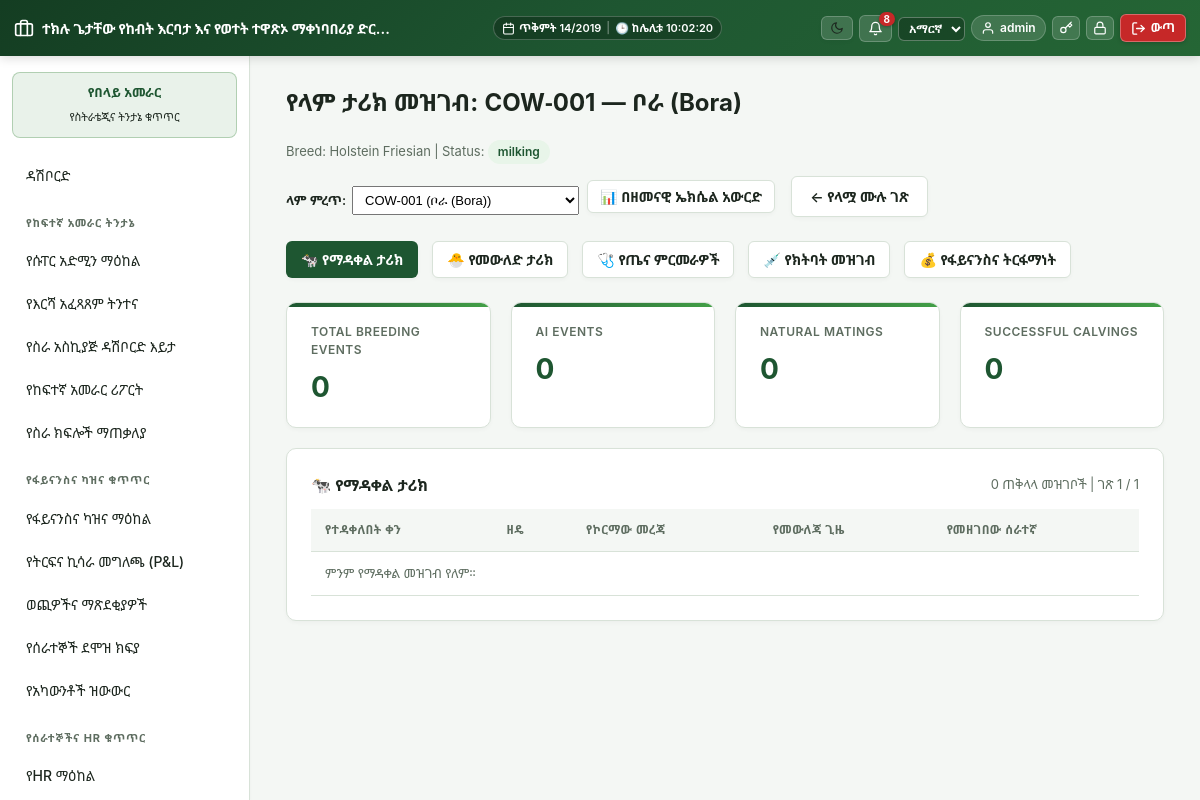
/modules/dairy/cow_history.php (signed in), run on the app's committed database.
### tables this page shows
CREATE TABLE `dairy_cows` (
  `id` int(11) NOT NULL,
  `tag_number` varchar(50) NOT NULL,
  `name` varchar(100) DEFAULT NULL,
  `photo_path` varchar(255) DEFAULT NULL,
  `sex` enum('female','male') NOT NULL,
  `date_of_birth` date DEFAULT NULL,
  `breed` varchar(100) DEFAULT NULL,
  `dam_id` int(11) DEFAULT NULL,
  `sire_id` int(11) DEFAULT NULL,
  `cow_group_id` int(11) DEFAULT NULL,
  `lifecycle_status` enum('registered','calf','heifer','milking','dry','pregnant','sold','deceased') NOT NULL DEFAULT 'registered',
  `is_sick` tinyint(1) NOT NULL DEFAULT 0,
  `acquired_date` date DEFAULT NULL,
  `purchase_price` decimal(12,2) NOT NULL DEFAULT 0.00,
  `source` enum('born_on_farm','purchased') DEFAULT NULL,
  `created_at` datetime DEFAULT current_timestamp(),
  `updated_at` datetime DEFAULT current_timestamp() ON UPDATE current_timestamp()
);

### includes/auth.php (called while the page is built, shortened)
<?php
require_once __DIR__ . '/../config/db.php';
require_once __DIR__ . '/functions.php';
function current_user(): ?array
{
    return $_SESSION['user'] ?? null;
}

### includes/functions.php (called while the page is built, shortened)
<?php
require_once __DIR__ . '/../config/db.php';
function h(?string $s): string { return htmlspecialchars($s ?? '', ENT_QUOTES, 'UTF-8'); }
function current_locale(): string
{
    $user = current_user();
    $locale = $user['locale'] ?? ($_SESSION['guest_locale'] ?? 'en');
    return array_key_exists($locale, SUPPORTED_LOCALES) ? $locale : 'en';
}
function t(string $key, ?string $fallback = null): string
{
    static $cache = [];
    $locale = current_locale();
    if (!isset($cache[$locale])) {
        $path = __DIR__ . "/lang/{$locale}.php";
        $cache[$locale] = file_exists($path) ? require $path : [];
    }
    if (!isset($cache['en'])) {
        $pathEn = __DIR__ . '/lang/en.php';
        $cache['en'] = file_exists($pathEn) ? require $pathEn : [];
    }
    return $cache[$locale][$key] ?? $cache['en'][$key] ?? $fallback ?? $key;
}

### config/db.php (called while the page is built, shortened)
<?php
function db(): PDO
{
    static $pdo = null;
    if ($pdo === null) {
        try {
            $pdo = new PDO(
                "mysql:host=" . DB_HOST . ";dbname=" . DB_NAME . ";charset=utf8mb4",
                DB_USER,
                DB_PASS,
                [
                    PDO::ATTR_ERRMODE => PDO::ERRMODE_EXCEPTION,
                    PDO::ATTR_DEFAULT_FETCH_MODE => PDO::FETCH_ASSOC,
                ]
            );
        } catch (PDOException $e) {
            die('Database connection failed: ' . htmlspecialchars($e->getMessage()) .
                '<br>Check config/db.php — is MySQL running in XAMPP, and does the "aleltu_eifms" database exist?');
        }
    }
    return $pdo;
}

### modules/dairy/cow_history.php (the view, shortened to what this page needs)
<?php
require_once __DIR__ . '/../../includes/functions.php';
require_once __DIR__ . '/../../includes/auth.php';
$cowId = (int) ($_GET['id'] ?? 0);
$tab   = $_GET['tab'] ?? 'breeding';
$page  = max(1, (int) ($_GET['page'] ?? 1));
$perPage = 30;
if ($cowId <= 0) {
    $firstCow = db()->query("SELECT id FROM dairy_cows ORDER BY id ASC LIMIT 1")->fetch();
    if ($firstCow) {
        $cowId = (int) $firstCow['id'];
    }
}
if ($cowId > 0) {
    $cow = db()->query("SELECT * FROM dairy_cows WHERE id = {$cowId}")->fetch();
}
$allCows = db()->query("SELECT id, tag_number, name FROM dairy_cows ORDER BY tag_number ASC")->fetchAll();
require_once __DIR__ . '/../../includes/header.php';
$totalRows = 0;
$rows      = [];
$summaries = [];
switch ($tab) {
    case 'breeding':
        $totalRows = (int) db()->query("SELECT COUNT(*) FROM dairy_breeding_records WHERE cow_id = {$cowId}")->fetchColumn();
        $stmt = db()->prepare("SELECT b.*, u.name AS worker_name FROM dairy_breeding_records b JOIN users u ON u.id = b.recorded_by WHERE b.cow_id = ? ORDER BY b.breeding_date DESC LIMIT {$perPage} OFFSET {$offset}");
        $stmt->execute([$cowId]); $rows = $stmt->fetchAll();
        $summaries = [
            'Total Breeding Events' => $totalRows,
            'AI Events'             => (int) db()->query("SELECT COUNT(*) FROM dairy_breeding_records WHERE cow_id = {$cowId} AND method = 'artificial_insemination'")->fetchColumn(),
            'Natural Matings'       => (int) db()->query("SELECT COUNT(*) FROM dairy_breeding_records WHERE cow_id = {$cowId} AND method = 'natural_bull'")->fetchColumn(),
            'Successful Calvings'   => (int) db()->query("SELECT COUNT(*) FROM dairy_calving_records WHERE dam_id = {$cowId} AND outcome IN ('single_live','twins_live')")->fetchColumn(),
        ];
        break;
}
$totalPages = max(1, (int) ceil($totalRows / $perPage));
$tabs = [
    'breeding'    => current_locale() === 'am' ? '🐄 የማዳቀል ታሪክ' : '🐄 Breeding History',
    'calving'     => current_locale() === 'am' ? '🐣 የመውለድ ታሪክ' : '🐣 Calving History',
    'health'      => current_locale() === 'am' ? '🩺 የጤና ምርመራዎች' : '🩺 Health Records',
    'vaccination' => current_locale() === 'am' ? '💉 የክትባት መዝገብ' : '💉 Vaccinations',
    'finances'    => current_locale() === 'am' ? '💰 የፋይናንስና ትርፋማነት' : '💰 Financial P&L',
];
?>
<div style="display:flex;justify-content:space-between;align-items:center;margin-bottom:16px;flex-wrap:wrap;gap:12px">
    <div>
        <h2 class="mt-0"><?= current_locale() === 'am' ? 'የላም ታሪክ መዝገብ' : 'Cow History' ?>: <?= h($cow['tag_number']) ?> <?= $cow['name'] ? '— ' . h($cow['name']) : '' ?></h2>
        <p class="text-muted" style="margin:0"><?= h(t('cow.breed', 'Breed')) ?>: <?= h($cow['breed'] ?: '—') ?> | <?= h(t('cow.status', 'Status')) ?>: <span class="badge"><?= h($cow['lifecycle_status']) ?></span></p>
    </div>
    <div style="display:flex;gap:8px;align-items:center">
        <form method="get" style="display:flex;align-items:center;gap:6px">
            <label style="margin:0;font-size:13px;font-weight:600"><?= current_locale() === 'am' ? 'ላም ምረጥ:' : 'Select Cow:' ?></label>
            <select name="id" onchange="this.form.submit()" style="padding:5px 8px;font-size:13px">
                <?php foreach ($allCows as $c): ?>
                    <option value="<?= (int)$c['id'] ?>" <?= (int)$c['id'] === $cowId ? 'selected' : '' ?>>
                        <?= h($c['tag_number']) ?> <?= $c['name'] ? '('.h($c['name']).')' : '' ?>
                    </option>
                <?php endforeach; ?>
            </select>
        </form>
        <a href="?id=<?= $cowId ?>&tab=<?= h($tab) ?>&export=excel" class="btn secondary" style="padding:5px 12px">📊 <?= current_locale() === 'am' ? 'በዘመናዊ ኤክሴል አውርድ' : 'Export Excel' ?></a>
        <a href="<?= BASE_URL ?>/modules/dairy/cow_view.php?id=<?= $cowId ?>" class="btn secondary">&larr; <?= current_locale() === 'am' ? 'የላሟ ሙሉ ገጽ' : 'Cow Profile' ?></a>
    </div>
</div>
<div style="display:flex;gap:6px;margin-bottom:16px;flex-wrap:wrap">
    <?php foreach ($tabs as $key => $label): ?>
        <a href="?id=<?= $cowId ?>&tab=<?= $key ?>&page=1"
           class="btn <?= $tab === $key ? '' : 'secondary' ?>"
           style="padding:7px 14px">
            <?= $label ?>
        </a>
    <?php endforeach; ?>
</div>
<?php if (!empty($summaries)): ?>
<div class="kpi-row" style="margin-bottom:20px">
    <?php foreach ($summaries as $label => $val): ?>
        <div class="kpi">
            <div class="label"><?= h($label) ?></div>
            <div class="value"><?= h($val) ?></div>
        </div>
    <?php endforeach; ?>
</div>
<?php endif; ?>
<div class="card">
    <div style="display:flex;justify-content:space-between;align-items:center;margin-bottom:12px">
        <strong><?= h($tabs[$tab]) ?></strong>
        <span class="text-muted" style="font-size:13px"><?= $totalRows ?> <?= current_locale() === 'am' ? 'ጠቅላላ መዝገቦች' : 'total records' ?> | <?= current_locale() === 'am' ? 'ገጽ' : 'Page' ?> <?= $page ?> / <?= $totalPages ?></span>
    </div>
    <?php if ($tab === 'breeding'): ?>
    <table>
        <thead><tr><th><?= current_locale() === 'am' ? 'የተዳቀለበት ቀን' : 'Breeding Date' ?></th><th><?= current_locale() === 'am' ? 'ዘዴ' : 'Method' ?></th><th><?= current_locale() === 'am' ? 'የኮርማው መረጃ' : 'Sire Reference' ?></th><th><?= current_locale() === 'am' ? 'የመውለጃ ጊዜ' : 'Expected Calving' ?></th><th><?= current_locale() === 'am' ? 'የመዘገበው ሰራተኛ' : 'Recorded By' ?></th></tr></thead>
        <tbody>
        <?php if (empty($rows)): ?><tr><td colspan="5" class="text-muted"><?= current_locale() === 'am' ? 'ምንም የማዳቀል መዝገብ የለም።' : 'No breeding records for this cow.' ?></td></tr><?php endif; ?>
        </tbody>
    </table>
    <?php endif; ?>
</div>
<?php require_once __DIR__ . '/../../includes/footer.php'; ?>

### assets/css/app.css (style rules this page uses)
:root { --primary: #1e5631; --primary-dark: #143d22; --primary-light: #2e7d32; --primary-subtle: #e8f5e9; --accent: #43a047; --bg: #f4f7f4; --card: #ffffff; --text: #1c261e; --muted: #5e6d60; --border: #d8e2d8; --danger: #c62828; --danger-bg: #ffebee; --warn: #e65100; --warn-bg: #fff3e0; --success: #2e7d32; --success-bg: #e8f5e9; --shadow-sm: 0 2px 4px rgba(0,0,0,0.03); --shadow-md: 0 4px 12px rgba(0,0,0,0.06); --shadow-lg: 0 10px 25px rgba(0,0,0,0.09); --radius-sm: 6px; --radius-md: 10px; --radius-lg: 16px; --transition: all 0.2s cubic-bezier(0.4, 0, 0.2, 1); }
* { box-sizing: border-box; }
body { font-family: 'Nyala', 'Abyssinica SIL', 'Noto Sans Ethiopic', -apple-system, BlinkMacSystemFont, "Segoe UI", Roboto, "Helvetica Neue", Arial, sans-serif; background: var(--bg); color: var(--text); margin: 0; line-height: 1.5; -webkit-font-smoothing: antialiased; }
a { color: var(--primary); text-decoration: none; transition: var(--transition); }
.card { background: var(--card); border: 1px solid var(--border); border-radius: var(--radius-md); padding: 24px; margin-bottom: 24px; box-shadow: var(--shadow-sm); transition: var(--transition); }
.kpi-row { display: flex; gap: 20px; flex-wrap: wrap; margin-bottom: 24px; }
.kpi { background: var(--card); border: 1px solid var(--border); border-radius: var(--radius-md); padding: 20px 24px; flex: 1; min-width: 180px; box-shadow: var(--shadow-sm); position: relative; overflow: hidden; transition: var(--transition); }
.kpi::before { content: ''; position: absolute; top: 0; left: 0; right: 0; height: 4px; background: linear-gradient(90deg, var(--primary) 0%, var(--accent) 100%); }
.kpi .label { font-size: 12px; color: var(--muted); text-transform: uppercase; letter-spacing: 0.5px; font-weight: 600; margin-bottom: 6px; }
.kpi .value { font-size: 28px; font-weight: 700; color: var(--primary); letter-spacing: -0.5px; }
table { width: 100%; border-collapse: collapse; }
th, td { text-align: left; padding: 12px 14px; border-bottom: 1px solid var(--border); font-size: 14px; }
th { color: var(--muted); font-weight: 600; font-size: 12px; text-transform: uppercase; letter-spacing: 0.5px; background: var(--bg); }
.btn { display: inline-flex; align-items: center; justify-content: center; padding: 9px 18px; background: var(--primary); color: #ffffff !important; border: 1px solid transparent; border-radius: var(--radius-sm); cursor: pointer; font-size: 14px; font-weight: 600; transition: var(--transition); box-shadow: var(--shadow-sm); margin-right: 8px; margin-bottom: 8px; }
.btn.secondary { background: var(--card); color: var(--text) !important; border: 1px solid var(--border); }
.badge { display: inline-block; padding: 3px 10px; border-radius: 12px; font-size: 12px; font-weight: 600; background: var(--primary-subtle); color: var(--primary); }
.text-muted { color: var(--muted); font-size: 13px; }
.mt-0 { margin-top: 0; }

### data on the page
dairy_cows: tag_number "COW-001", name "ቦራ (Bora)", breed "Holstein Friesian", lifecycle_status "milking", id "1"

### other printed values
$unread "8"
$user['name'] "admin"
t('nav.dashboard') "ዳሽቦርድ"
$sec['title'] "የከፍተኛ አመራር ትንታኔ"
$item['label'] "የሱፐር አድሚን ማዕከል"
$item['label'] "የእርሻ አፈጻጸም ትንተና"
$item['label'] "የስራ አስኪያጅ ዳሽቦርድ እይታ"
$item['label'] "የከፍተኛ አመራር ሪፖርት"
$item['label'] "የስራ ክፍሎች ማጠቃለያ"
$sec['title'] "የፋይናንስና ካዝና ቁጥጥር"
$item['label'] "የፋይናንስና ካዝና ማዕከል"
$item['label'] "የትርፍና ኪሳራ መግለጫ (P&L)"
$item['label'] "ወጪዎችና ማጽደቂያዎች"
$item['label'] "የሰራተኞች ደሞዝ ክፍያ"
$item['label'] "የአካውንቶች ዝውውር"
